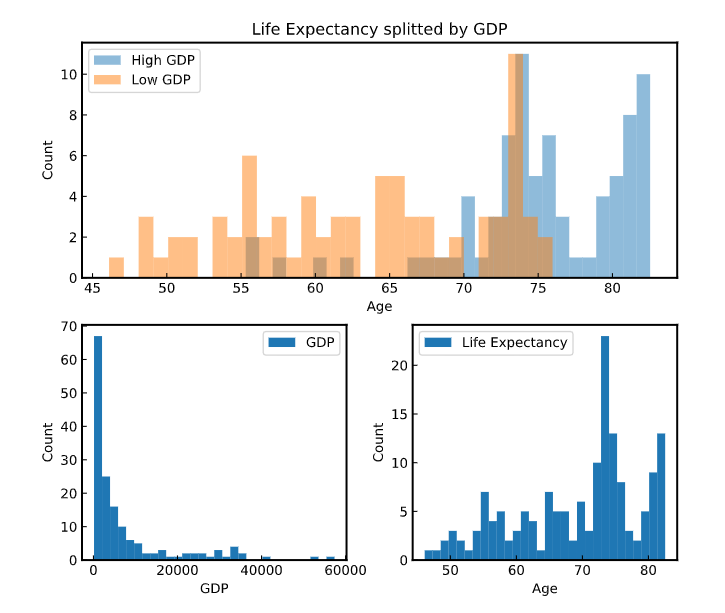

Reproduce this figure in Python.
import codecademylib3_seaborn
import numpy as np
import pandas as pd
import matplotlib.pyplot as plt
import matplotlib

matplotlib.rcParams.update({'xtick.direction': 'in', 'ytick.direction': 'in',
                            'axes.linewidth': 1.5, })

data = pd.read_csv("country_data.csv")
#print(data.head())

#Quantiles
life_expectancy = data["Life Expectancy"]

life_expectancy_quartiles = np.quantile(life_expectancy, [0.25, 0.5, 0.75])
print(life_expectancy_quartiles)


#GDP
gdp = data['GDP']
median_gdp = np.quantile(gdp, 0.5)
print(median_gdp)

#Split
low_gdp = data[data['GDP'] <= median_gdp]
high_gdp = data[data['GDP'] >= median_gdp]
low_gdp_quartiles = np.quantile(low_gdp["Life Expectancy"], [0.25, 0.5, 0.75])
high_gdp_quartiles = np.quantile(high_gdp["Life Expectancy"], [0.25, 0.5, 0.75])

#Plot
bin = 30
fig = plt.figure(figsize=(8, 7), dpi=100)
plt.subplots_adjust(hspace=.2, wspace=0.25)
ax0 = fig.add_subplot(211)
ax1 = fig.add_subplot(223)
ax2 = fig.add_subplot(224)

#0
ax0.hist(high_gdp["Life Expectancy"], alpha = 0.5, label = "High GDP",bins=bin)
ax0.hist(low_gdp["Life Expectancy"], alpha = 0.5, label = "Low GDP", bins=bin)
ax0.set_xlabel("Age")
ax0.set_ylabel("Count")
ax0.set_title("Life Expectancy splitted by GDP")
ax0.legend()

#1
ax1.hist(gdp, bins=bin, label="GDP")
ax1.set_xlabel("GDP")
ax1.set_ylabel("Count")
ax1.legend()

#2
ax2.hist(life_expectancy, bins=bin, label="Life Expectancy")
ax2.set_xlabel("Age")
ax2.set_ylabel("Count")
ax2.legend()

plt.show()
